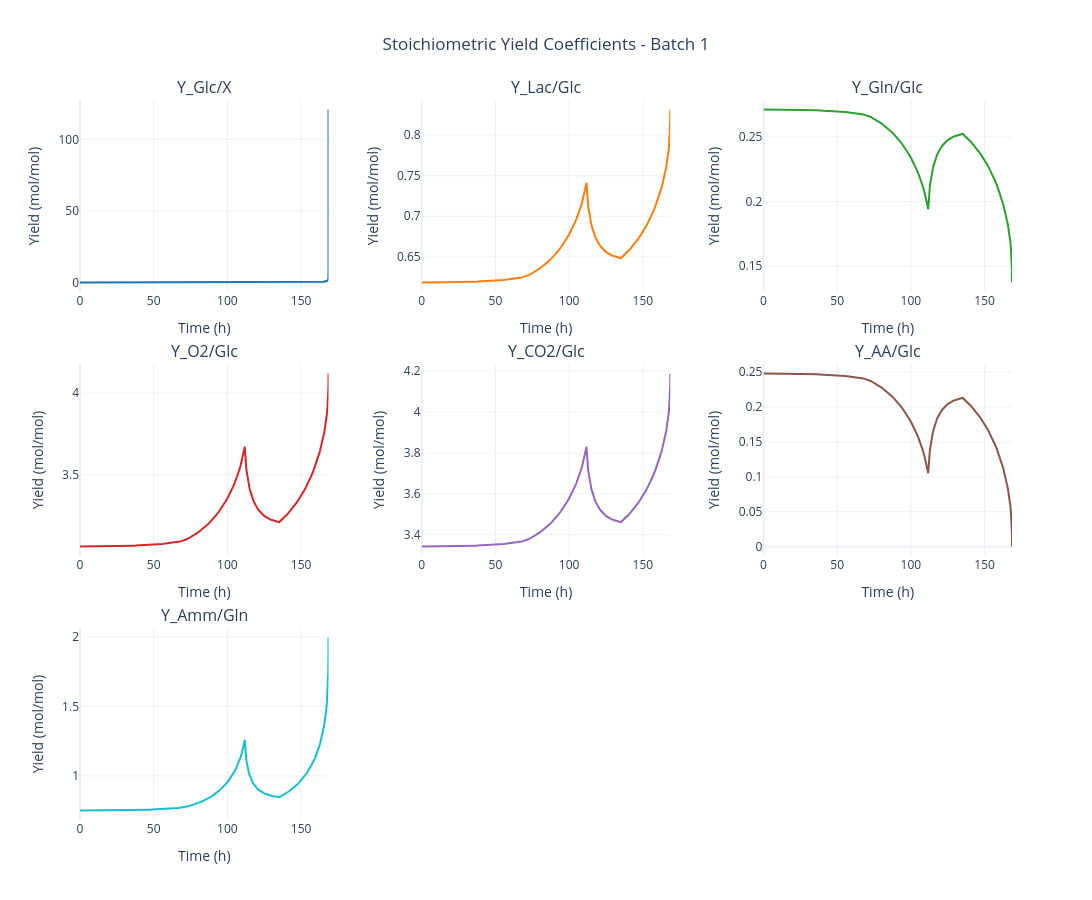

Notebook code for this chart:
### Code cell
# Stoichiometric yield coefficients (Y_X/Glc, Y_Lac/Glc, Y_O2/Glc, etc.)
fig = data.plot_stoichiometric_yields(batch_number=BATCH_NUMBER)
fig.show()

### Figure 1 — Plotly figure (JSON) as saved in the notebook; plotly's stock layout.template omitted (floating-point values rounded to 4 significant figures; data arrays with more than 128 entries replaced by an {"elided": "..."} marker saying what was removed)
{"data": [{"line": {"color": "#1F77B4", "width": 2}, "mode": "lines", "name": "Y_Glc/X", "type": "scatter", "x": {"elided": "280 float values"}, "xaxis": "x", "y": {"elided": "280 float values"}, "yaxis": "y"}, {"line": {"color": "#FF7F0E", "width": 2}, "mode": "lines", "name": "Y_Lac/Glc", "type": "scatter", "x": {"elided": "280 float values"}, "xaxis": "x2", "y": {"elided": "280 float values"}, "yaxis": "y2"}, {"line": {"color": "#2CA02C", "width": 2}, "mode": "lines", "name": "Y_Gln/Glc", "type": "scatter", "x": {"elided": "280 float values"}, "xaxis": "x3", "y": {"elided": "280 float values"}, "yaxis": "y3"}, {"line": {"color": "#D62728", "width": 2}, "mode": "lines", "name": "Y_O2/Glc", "type": "scatter", "x": {"elided": "280 float values"}, "xaxis": "x4", "y": {"elided": "280 float values"}, "yaxis": "y4"}, {"line": {"color": "#9467BD", "width": 2}, "mode": "lines", "name": "Y_CO2/Glc", "type": "scatter", "x": {"elided": "280 float values"}, "xaxis": "x5", "y": {"elided": "280 float values"}, "yaxis": "y5"}, {"line": {"color": "#8C564B", "width": 2}, "mode": "lines", "name": "Y_AA/Glc", "type": "scatter", "x": {"elided": "280 float values"}, "xaxis": "x6", "y": {"elided": "280 float values"}, "yaxis": "y6"}, {"line": {"color": "#17BECF", "width": 2}, "mode": "lines", "name": "Y_Amm/Gln", "type": "scatter", "x": {"elided": "280 float values"}, "xaxis": "x7", "y": {"elided": "280 float values"}, "yaxis": "y7"}], "layout": {"annotations": [{"font": {"size": 16}, "showarrow": false, "text": "Y_Glc/X", "x": 0.1333, "xanchor": "center", "xref": "paper", "y": 1, "yanchor": "bottom", "yref": "paper"}, {"font": {"size": 16}, "showarrow": false, "text": "Y_Lac/Glc", "x": 0.5, "xanchor": "center", "xref": "paper", "y": 1, "yanchor": "bottom", "yref": "paper"}, {"font": {"size": 16}, "showarrow": false, "text": "Y_Gln/Glc", "x": 0.8667, "xanchor": "center", "xref": "paper", "y": 1, "yanchor": "bottom", "yref": "paper"}, {"font": {"size": 16}, "showarrow": false, "text": "Y_O2/Glc", "x": 0.1333, "xanchor": "center", "xref": "paper", "y": 0.6333, "yanchor": "bottom", "yref": "paper"}, {"font": {"size": 16}, "showarrow": false, "text": "Y_CO2/Glc", "x": 0.5, "xanchor": "center", "xref": "paper", "y": 0.6333, "yanchor": "bottom", "yref": "paper"}, {"font": {"size": 16}, "showarrow": false, "text": "Y_AA/Glc", "x": 0.8667, "xanchor": "center", "xref": "paper", "y": 0.6333, "yanchor": "bottom", "yref": "paper"}, {"font": {"size": 16}, "showarrow": false, "text": "Y_Amm/Gln", "x": 0.1333, "xanchor": "center", "xref": "paper", "y": 0.2667, "yanchor": "bottom", "yref": "paper"}], "height": 900, "hovermode": "x unified", "showlegend": false, "title": {"text": "Stoichiometric Yield Coefficients - Batch 1", "x": 0.5}, "width": 1300, "xaxis": {"anchor": "y", "domain": [0, 0.2667], "title": {"text": "Time (h)"}}, "xaxis2": {"anchor": "y2", "domain": [0.3667, 0.6333], "title": {"text": "Time (h)"}}, "xaxis3": {"anchor": "y3", "domain": [0.7333, 1], "title": {"text": "Time (h)"}}, "xaxis4": {"anchor": "y4", "domain": [0, 0.2667], "title": {"text": "Time (h)"}}, "xaxis5": {"anchor": "y5", "domain": [0.3667, 0.6333], "title": {"text": "Time (h)"}}, "xaxis6": {"anchor": "y6", "domain": [0.7333, 1], "title": {"text": "Time (h)"}}, "xaxis7": {"anchor": "y7", "domain": [0, 0.2667], "title": {"text": "Time (h)"}}, "xaxis8": {"anchor": "y8", "domain": [0.3667, 0.6333]}, "xaxis9": {"anchor": "y9", "domain": [0.7333, 1]}, "yaxis": {"anchor": "x", "domain": [0.7333, 1], "title": {"text": "Yield (mol/mol)"}}, "yaxis2": {"anchor": "x2", "domain": [0.7333, 1], "title": {"text": "Yield (mol/mol)"}}, "yaxis3": {"anchor": "x3", "domain": [0.7333, 1], "title": {"text": "Yield (mol/mol)"}}, "yaxis4": {"anchor": "x4", "domain": [0.3667, 0.6333], "title": {"text": "Yield (mol/mol)"}}, "yaxis5": {"anchor": "x5", "domain": [0.3667, 0.6333], "title": {"text": "Yield (mol/mol)"}}, "yaxis6": {"anchor": "x6", "domain": [0.3667, 0.6333], "title": {"text": "Yield (mol/mol)"}}, "yaxis7": {"anchor": "x7", "domain": [0, 0.2667], "title": {"text": "Yield (mol/mol)"}}, "yaxis8": {"anchor": "x8", "domain": [0, 0.2667]}, "yaxis9": {"anchor": "x9", "domain": [0, 0.2667]}}}
